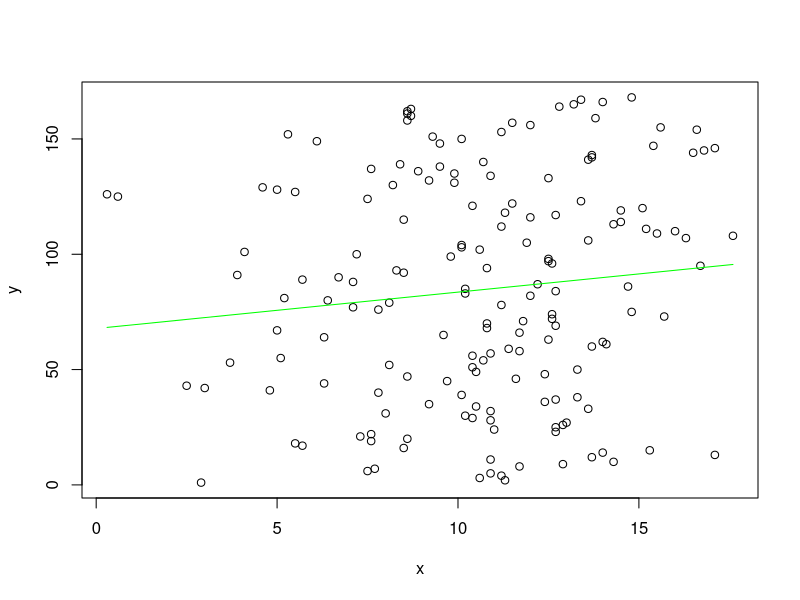
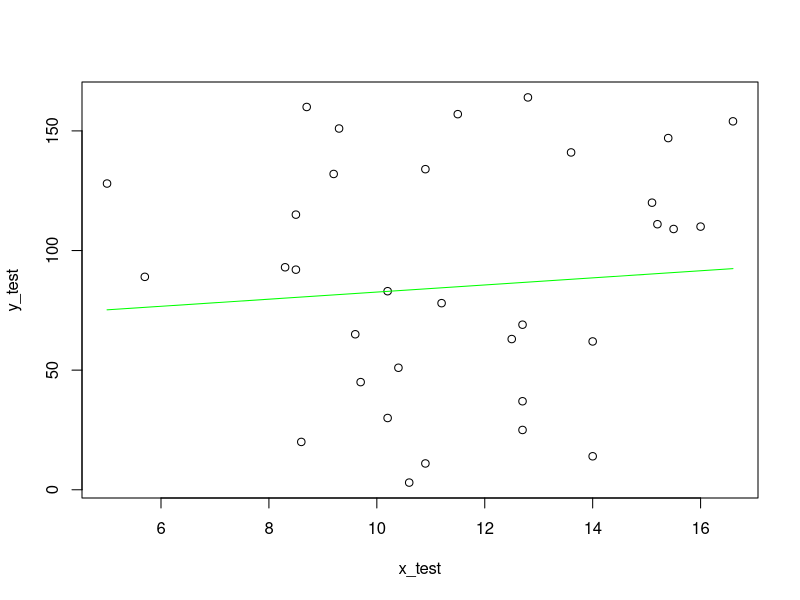
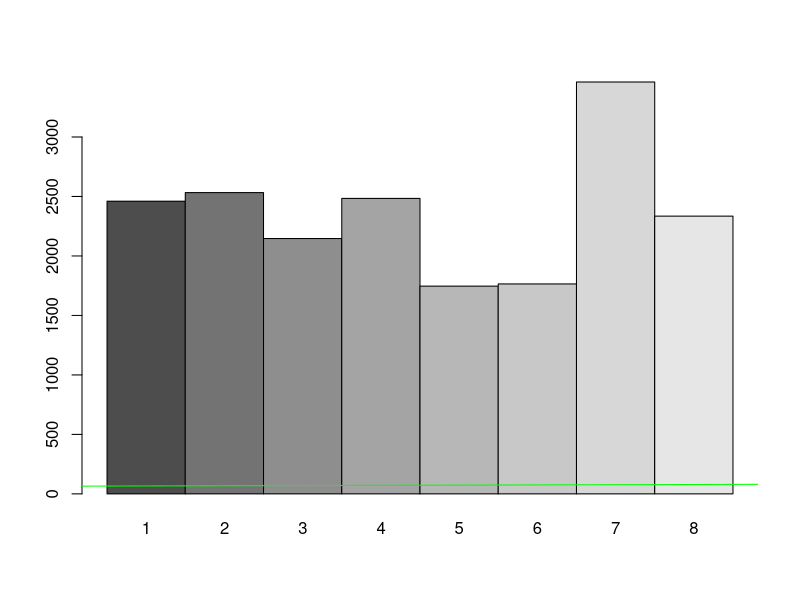

Write R code to recreate these figures, in order.
## ---- chunk 1
library("MASS")
data = read.table("data.txt")
data = as.matrix(data)
## ---- chunk 2
x = as.matrix(data[,1])
y = as.matrix(data[,2])
phi = matrix(c(x^0,x^1), nrow=dim(data)[1], ncol=dim(data)[2])
w = ginv(phi)%*%y
plot(x,y)

y_approx = phi%*%w
lines(x,y_approx,col="green")
## ---- chunk 3
y_mean = mean(y)
x_mean = mean(x)

SStot = sum((y-y_mean)**2)
SSres = sum((y-y_approx)**2)
r = 1 - (SSres/SStot)
## ---- chunk 4
library("MASS")
data = read.table("data.txt")
data = as.matrix(data) # Read data.txt as matrix

nrows = as.matrix(dim(data)[1]) 

tmp = as.matrix(rnorm(nrows)) # Get 168(nrows) random numbers & assign it to tmp
Y = sort(tmp) 
I = order(tmp)

dimensions = dim(data)
test_set_indices = I[1:floor(dimensions*0.2)] # Put dimensions[1] to remove the warning
training_set_indices = setdiff(I,test_set_indices)

numberOfTestPoints = floor(nrows*0.2)
numberOfTrainingPoints = nrows - numberOfTestPoints

#test_set_indices= 1:numberOfTestPoints  # First 20% indices are for testing
#training_set_indices = (ceiling(numberOfTestPoints)+1):nrows # Remaining 80% indices are for training

test_set = data[test_set_indices,] # Take the training & test data
training_set=data[training_set_indices,]

x_test = test_set[,1]
y_test = test_set[,2]

x_train = training_set[,1]
y_train = training_set[,2]

phi_train = matrix(c(x_train^0,x_train^1), nrow = numberOfTrainingPoints , ncol = 2) # Do the regression
w = ginv(phi_train)%*%y_train

# Now we have learned the weights from the training data.
# We need to determine how well these learned weights work for
# the unseen test set points.

phi_test = matrix(c(x_test^0,x_test^1), nrow = numberOfTestPoints , ncol = 2) 
y_test_predicted = phi_test%*%w # Find the estimates of y_test

plot(x_test,y_test)
par(new=TRUE) # hold on;
lines(x_test,y_test_predicted,col="green")
par(new=FALSE) # hold off;

sum((y_test-y_test_predicted)^2)/length(y_test)

sum((y_train - phi_train%*%w)^2)/length(y_train)
## ---- chunk 5
fold = 8
dimension_row = dim(data)[1]
n = dim(data)[1]/fold # divide into groups

# random distribution of numbers
tmp = runif(dimension_row,1,dimension_row) 
I = order(tmp)

# init MSE matrix
MSE = matrix(0, fold,1)
group_start = 1

# cross validation!
for (i in 1:fold){
  group_end = i*n
  test_set_indices = I[group_start:group_end]
  training_set_indices = setdiff(I,test_set_indices)
  
  test_set = data[test_set_indices,]
  training_set = data[training_set_indices,]
  
  x_test = test_set[,1]
  y_test = test_set[,2]

  x_train = training_set[,1]
  y_train = training_set[,2]
  
  phi_train = matrix(c(x_train^0,x_train^1), nrow = dimension_row-n , ncol = 2) # Do the regression
  w = ginv(phi_train)%*%y_train

  # Now we have learned the weights from the training data.
  # We need to determine how well these learned weights work for
  # the unseen test set points.

  phi_test = matrix(c(x_test^0,x_test^1), nrow = n , ncol = 2) 
  y_test_predicted = phi_test%*%w # Find the estimates of y_test

  MSE[i] =   sum((y_test-y_test_predicted)^2)/length(y_test)
  group_start = group_end + 1
}
barplot(MSE, beside = TRUE, names.arg = 1:dim(MSE)[1])

lines(x,phi%*%w,col="green")
